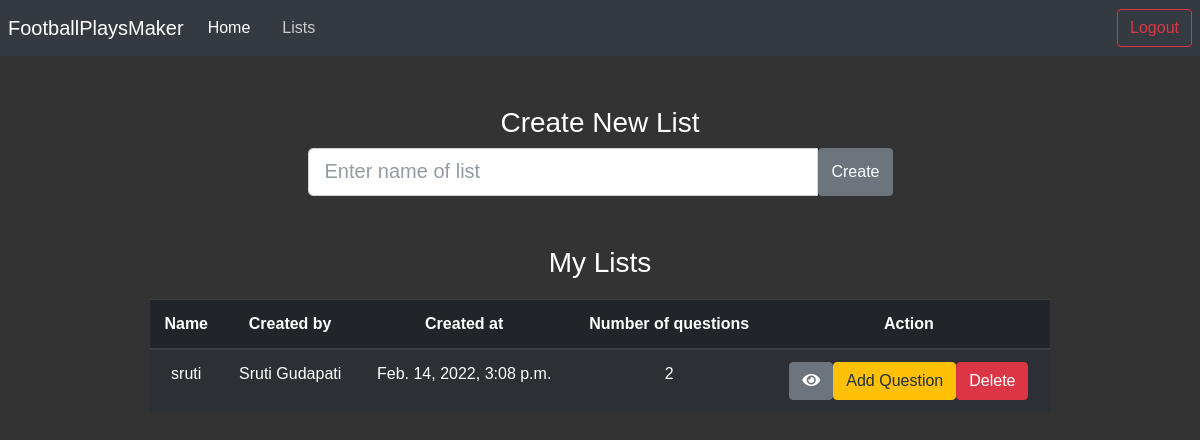
Screenshot of /createlist (signed in) with the database file from the repository.
### main/models.py (models this page shows, shortened)
class List(models.Model):
    list_name = models.CharField(max_length=255)
    user = models.ForeignKey(User, related_name="lists", on_delete=models.CASCADE)
    created_at = models.DateTimeField(auto_now_add=True) #used for logging the time that the user signed up
    number_of_questions = models.IntegerField(default=0) #used to collect the number of questions that are collected by the user

class User(models.Model):
    first_name = models.CharField(max_length=255)
    last_name = models.CharField(max_length=255)
    email = models.CharField(max_length=255)
    password = models.CharField(max_length=255)
    def __str__(self): #this is like the getInstance() method in Frc, it gets the instance object
        return self.first_name + " " + self.last_name

### main/views.py (the view, shortened to what this page needs)
# urls.py: path('createlist', createlist, name='createlist'),
def createlist(request):
    if request.method == 'GET':
        lists = List.objects.filter(user=request.session['user'])
        return render(request, 'createlist.html', {'lists': lists})

### templates/createlist.html (shortened to what this page needs)
{% load static %}
<!DOCTYPE html>
<html lang="en">
  <head>
    <link
      rel="stylesheet"
      href="https://maxcdn.bootstrapcdn.com/bootstrap/4.0.0/css/bootstrap.min.css"
    />
    <link rel="stylesheet" href="{% static 'dist/css/adminlte.min.css' %}" />
    <link rel="stylesheet" href="https://cdnjs.cloudflare.com/ajax/libs/font-awesome/5.11.2/css/fontawesome.min.css">
    <link rel="stylesheet" href="https://cdnjs.cloudflare.com/ajax/libs/font-awesome/5.11.2/css/all.min.css">
  </head>
  <body style="background-color: #333;font-family: Helvetica;font-style: bold;">
    <nav class="navbar navbar-expand-lg navbar-dark bg-dark">
      <div class="collapse navbar-collapse" id="navbarTogglerDemo01">
        <a class="navbar-brand" href="/">FootballPlaysMaker</a>
        <ul class="navbar-nav mr-auto mt-2 mt-lg-0">
          <li class="nav-item active">
            <a class="nav-link" href="/"
              >Home </a
            >
          </li>
          <li class="nav-item">
            <a class="nav-link" href="/lists">Lists <span class="sr-only">(current)</span></a>
          </li>
        </ul>
        <a
          href="/logout"
          style="margin-left: 10px"
          class="btn btn-outline-danger my-2 my-sm-0"
          type="submit"
          >Logout</a
        >
      </div>
    </nav>
    <h3 style="color: white;text-align: center;margin-top: 50px;">Create New List</h3>
    <div class="container" style="width: 50%;">
    <form action="/createlist" method="post">
        <div class="input-group input-group-lg">
            <input type="text" name="name"  placeholder="Enter name of list" class="form-control" aria-label="Sizing example input" aria-describedby="inputGroup-sizing-lg">
            <input type="submit" value="Create" class="btn btn-secondary">
        </div>
    </form>
</div>
    <h3 style="color: white;text-align: center;margin-top: 50px;">My Lists</h3>
    <div class="container d-flex justify-content-center" style="margin-top: 20px;">
    <table class="table table-striped table-dark " style="width: 80%;text-align: center;">
        <thead>
          <tr>
            <th scope="col">Name</th>
            <th scope="col">Created by</th>
            <th scope="col">Created at</th>
            <th scope="col">Number of questions</th>
            <th scope="col">Action</th>
          </tr>
        </thead>
        <tbody>
        {% for list in lists %}
          <tr>
            <td>{{list.list_name}}</td>
            <td>{{list.user}}</td>
            <td>{{list.created_at}}</td>
            <td>{{list.number_of_questions}}</td>
            <td><a href="/view/{{list.id}}" class="btn btn-secondary"><i class="fa fa-eye"></i></a><a href="/add_question/{{list.id}}" class="btn btn-warning">Add Question</a><a href="/delete_list/{{list.id}}" class="btn btn-danger">Delete</a></td>
          </tr>
        {% endfor %}
        </tbody>
      </table>
    </div>
  </body>
</html>

### rows the page displays
List: list_name "sruti", user "Sruti Gudapati", created_at "Feb. 14, 2022, 3:08 p.m.", number_of_questions "2"
